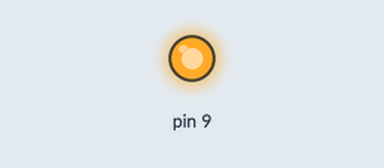
Bench run of a sketch on a simulated Arduino Uno, built with avr-gcc and run on an emulated ATmega328P. On the bench: output pins drawn as LEDs (lit = HIGH).

Above: at 1.5 s.
At 3.5 s:
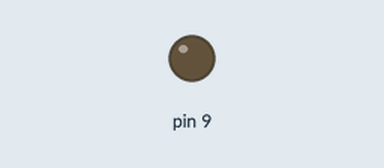
Timing chart, 0 to 5.2 s (numbered marks = the images above):
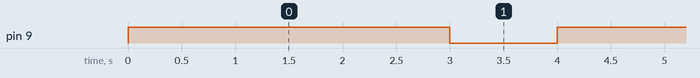

Measured:
- by itself, pin 9: alternates HIGH for 3.0 s and LOW for 1.0 s

The sketch:

Les4Opdr1.ino
```cpp
/*
 * Lab 4 - Actuators
 * Exercise 1A: Bare metal LED control
 * Hardware:
 * - LED connected to transistor base through 1k resistor (Arduino pin 9)
 * - Transistor emitter to GND
 * - LED or fan powered from +5V through diode
 */

#include <avr/io.h>
#include <util/delay.h>

int main(void)
{
    DDRB |= (1 << PB1);

    while (1)
    {
        // LED on
        PORTB |= (1 << PB1);
        _delay_ms(3000);

        // LED off
        PORTB &= ~(1 << PB1);
        _delay_ms(1000);
    }

    return 0;
}
```
